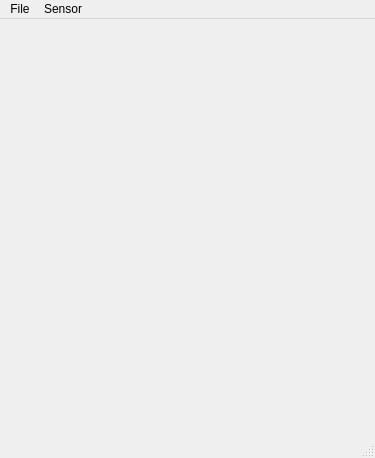
<?xml version="1.0" encoding="UTF-8"?>
<ui version="4.0">
 <class>MainWindow</class>
 <widget class="QMainWindow" name="MainWindow">
  <property name="geometry">
   <rect>
    <x>0</x>
    <y>0</y>
    <width>375</width>
    <height>458</height>
   </rect>
  </property>
  <property name="windowTitle">
   <string>JS-06</string>
  </property>
  <widget class="QWidget" name="centralwidget">
   <layout class="QGridLayout" name="gridLayout">
    <item row="0" column="0">
     <layout class="QVBoxLayout" name="verticalLayout" stretch="0">
      <property name="sizeConstraint">
       <enum>QLayout::SetDefaultConstraint</enum>
      </property>
      <item>
       <widget class="QLabel" name="image_label">
        <property name="minimumSize">
         <size>
          <width>1</width>
          <height>1</height>
         </size>
        </property>
        <property name="text">
         <string/>
        </property>
       </widget>
      </item>
     </layout>
    </item>
   </layout>
  </widget>
  <widget class="QMenuBar" name="menubar">
   <property name="geometry">
    <rect>
     <x>0</x>
     <y>0</y>
     <width>375</width>
     <height>21</height>
    </rect>
   </property>
   <widget class="QMenu" name="menuSource">
    <property name="title">
     <string>File</string>
    </property>
    <addaction name="actionImage_File"/>
    <addaction name="actionCamera_1"/>
    <addaction name="actionCamera_2"/>
    <addaction name="actionCamera_3"/>
    <addaction name="actionExit"/>
   </widget>
   <widget class="QMenu" name="menuSensor">
    <property name="title">
     <string>Sensor</string>
    </property>
    <widget class="QMenu" name="menuAWS">
     <property name="title">
      <string>AWS</string>
     </property>
     <addaction name="actionON"/>
     <addaction name="actionOFF"/>
    </widget>
    <addaction name="menuAWS"/>
   </widget>
   <addaction name="menuSource"/>
   <addaction name="menuSensor"/>
  </widget>
  <widget class="QStatusBar" name="statusbar"/>
  <action name="actionImage_File">
   <property name="text">
    <string>Image File</string>
   </property>
   <property name="statusTip">
    <string>Open an image file</string>
   </property>
  </action>
  <action name="actionCamera_1">
   <property name="text">
    <string>Camera 1</string>
   </property>
   <property name="statusTip">
    <string>Get video from webcam</string>
   </property>
  </action>
  <action name="actionCamera_2">
   <property name="text">
    <string>Camera 2</string>
   </property>
   <property name="statusTip">
    <string>Get video from Hanwha PNM-9030V</string>
   </property>
  </action>
  <action name="actionExit">
   <property name="text">
    <string>Exit</string>
   </property>
   <property name="statusTip">
    <string>Exit JS-06</string>
   </property>
   <property name="shortcut">
    <string>Ctrl+W</string>
   </property>
  </action>
  <action name="actionCamera_3">
   <property name="text">
    <string>Camera 3</string>
   </property>
   <property name="statusTip">
    <string>Get video from Hanwha XNO-8080R</string>
   </property>
  </action>
  <action name="actionON">
   <property name="checkable">
    <bool>true</bool>
   </property>
   <property name="checked">
    <bool>false</bool>
   </property>
   <property name="text">
    <string>ON</string>
   </property>
   <property name="statusTip">
    <string>AWS Sensor Start</string>
   </property>
  </action>
  <action name="actionOFF">
   <property name="checkable">
    <bool>true</bool>
   </property>
   <property name="checked">
    <bool>true</bool>
   </property>
   <property name="enabled">
    <bool>true</bool>
   </property>
   <property name="text">
    <string>OFF</string>
   </property>
   <property name="statusTip">
    <string>AWS Sensor Stop</string>
   </property>
  </action>
 </widget>
 <resources/>
 <connections>
  <connection>
   <sender>actionExit</sender>
   <signal>triggered()</signal>
   <receiver>MainWindow</receiver>
   <slot>close()</slot>
   <hints>
    <hint type="sourcelabel">
     <x>-1</x>
     <y>-1</y>
    </hint>
    <hint type="destinationlabel">
     <x>187</x>
     <y>228</y>
    </hint>
   </hints>
  </connection>
 </connections>
</ui>
